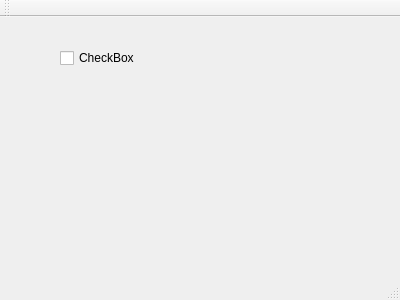
<?xml version="1.0" encoding="UTF-8"?>
<ui version="4.0">
 <class>MainWindow</class>
 <widget class="QMainWindow" name="MainWindow">
  <property name="geometry">
   <rect>
    <x>0</x>
    <y>0</y>
    <width>400</width>
    <height>300</height>
   </rect>
  </property>
  <property name="windowTitle">
   <string>MainWindow</string>
  </property>
  <widget class="QWidget" name="centralWidget">
   <widget class="QCheckBox" name="checkBox">
    <property name="geometry">
     <rect>
      <x>60</x>
      <y>30</y>
      <width>97</width>
      <height>22</height>
     </rect>
    </property>
    <property name="text">
     <string>CheckBox</string>
    </property>
   </widget>
  </widget>
  <widget class="QMenuBar" name="menuBar">
   <property name="geometry">
    <rect>
     <x>0</x>
     <y>0</y>
     <width>400</width>
     <height>31</height>
    </rect>
   </property>
  </widget>
  <widget class="QToolBar" name="mainToolBar">
   <attribute name="toolBarArea">
    <enum>TopToolBarArea</enum>
   </attribute>
   <attribute name="toolBarBreak">
    <bool>false</bool>
   </attribute>
  </widget>
  <widget class="QStatusBar" name="statusBar"/>
 </widget>
 <layoutdefault spacing="6" margin="11"/>
 <resources/>
 <connections/>
</ui>
